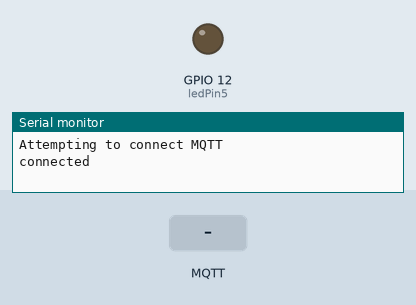
Recording of a program running on a simulated ESP8266 (NodeMCU). On the bench: output pins drawn as LEDs (lit = HIGH), the last lines printed to the serial monitor. Inputs (shaded band) come from the test bench. No MQTT or app messages arrive unless stated.

Above: at 1.2 s.
1.3 s: MQTT message "0" arrives on the first subscribed topic
At 2.5 s:
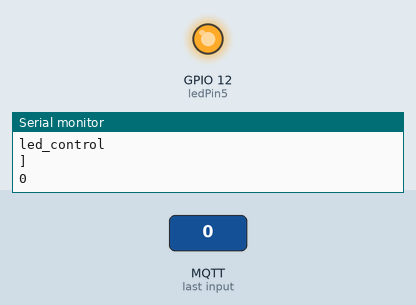
2.8 s: MQTT message "1" arrives on the first subscribed topic
At 3.9 s:
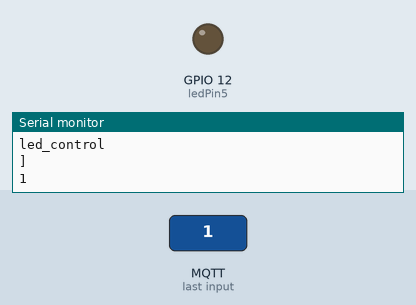
Timing chart, 0 to 5.8 s (numbered marks = the images above; inputs shaded):
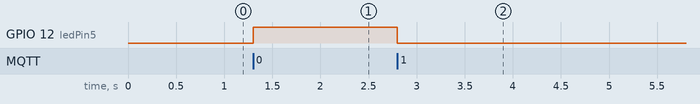

The program:

main.cpp
```cpp
#include <Arduino.h>
#include <ESP8266WiFi.h>
#include <PubSubClient.h>

const char* ssid = "Oppo F7";
const char* password = "12345678";
const char* mqttuser = "uuknfjep";
const char* mqttpassword = "t0wCgMnr8KEt";
const char* mqttserver = "soldier.cloudmqtt.com";
const char* device_id = "esp8266";

WiFiClient espClient;
PubSubClient client(espClient);

const byte ledPin5 = 12;
char message_buff[100];

void callback(char* led_control, byte* payload, unsigned int length)
{
  Serial.println("Message arrived [");
  Serial.println(led_control);
  Serial.println("]");
  int i;
  for (i = 0; i < length; i++)
  {
    message_buff[i] = payload[i];
  }
  message_buff[i] = '\0';

  String msgString = String(message_buff);
  Serial.println(msgString);

  if(strcmp(led_control,"led_control")==0)
  {
    if(msgString == "1")
    {
      digitalWrite(ledPin5,LOW);
    }
    if (msgString == "0")
    {
      digitalWrite(ledPin5,HIGH);
    }
  }
}

void reconnect()
{
  while(!client.connected())
  {
    Serial.println("Attempting to connect MQTT");
    if(client.connect(device_id, mqttuser, mqttpassword))
    {
      Serial.println("connected");
      client.subscribe("led_control");
    }
    else
    {
      Serial.println("Connection failed");
      Serial.println(client.state());
      Serial.println("Attempting connection in 5 sec");
      delay(5000);
    }
  }
}
void setup() {
  // put your setup code here, to run once:
  Serial.begin(9600);

  client.setServer(mqttserver, 16923);
  client.setCallback(callback);

  pinMode(ledPin5, OUTPUT);
}

void loop() {
  // put your main code here, to run repeatedly:
  if(!client.connected())
  {
    reconnect();
  }
  client.loop();
}
```

Measured:
- after the input at 1.3 s, GPIO 12 (ledPin5): LOW → HIGH at once
- after the input at 2.8 s, GPIO 12 (ledPin5): HIGH → LOW at once
